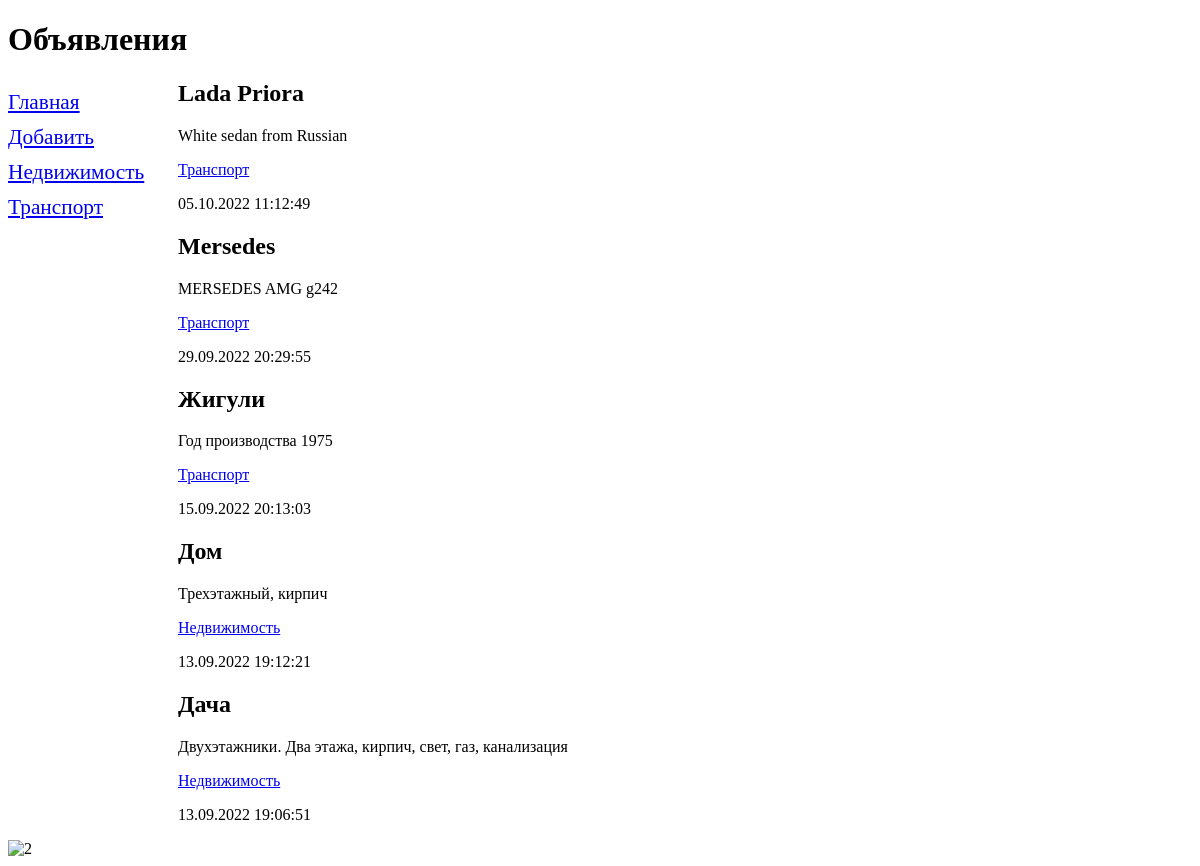
The page / on the database its author committed.
### bboard/models.py (models this page shows, shortened)
class Rubric(models.Model):
    name = models.CharField(max_length=20, db_index=True, verbose_name='Название')
    class Meta:
        verbose_name_plural = 'Рубрики'
        verbose_name = 'Рубрика'
        ordering = ['name']

class Bb(models.Model):
    title = models.CharField(max_length=50, verbose_name='Товар')
    content = models.TextField(null=True, blank=True, verbose_name='Описание')
    price = models.FloatField(null=True, blank=True, verbose_name='Цена')
    published = models.DateTimeField(auto_now_add=True, db_index=True, verbose_name='Опубликовано')
    rubric = models.ForeignKey('Rubric', on_delete=models.PROTECT, null=True, verbose_name='Рубрика')
    class Meta:
        verbose_name_plural = 'Объявления'
        verbose_name = 'Объявление'
        ordering = ['-published']

### bboard/views.py (the view)
# urls.py: path('', index, name='index'),
def index(request):
    bbs = Bb.objects.all()
    context = {'bbs': bbs,}
    return render(request, 'bboard/index.html', context)

### bboard/templatetags/bboard_tags.py (called while the page is built)
@register.simple_tag()
def get_categories():
    return Rubric.objects.all()

### bboard/templates/bboard/index.html
{% extends 'basic.html' %}
{% block content %}
{% for bb in bbs %}
<div>
    <h2>{{ bb.title }}</h2>
    <p>{{ bb.content }}</p>
    <p><a href="{% url 'by_rubric' bb.rubric.pk %}">{{ bb.rubric.name }}</a></p>
    <p>{{ bb.published|date:"d.m.Y H:i:s" }}</p>
</div>
{% endfor %}
{% endblock %}

### bboard/templates/basic.html (shortened to what this page needs)
{% load static %}
<!doctype html>
<html lang="en">
<head>
    <link rel="stylesheet" type="text/css" href="{% static 'bboard/style.css' %}">
</head>
<body>
    <header>
        <h1>Объявления</h1>
    </header>
    <nav>
        <a href="{% url 'index' %}">Главная</a>
        <a href="{% url 'add' %}">Добавить</a>
        {% include 'inc/_rubric.html' %}
    </nav>
    <section>
        {% block content %}
        {% endblock %}
    </section>
    <img src=D:\Site-dronov\samplesite\bboard\static\bboard\images.jpg" alt="2">
</body>
</html>

### bboard/templates/inc/_rubric.html
{% load bboard_tags %}
{% get_categories as rubrics %}
{% for rubric in rubrics %}
    <a href="{% url 'by_rubric' rubric.pk %}">{{ rubric.name }}</a>
{% endfor %}

### bboard/static/bboard/style.css (style rules this page uses)
nav { font-size: 16pt; width: 150px; float: left; }
nav a { display: block; margin: 10px 0px; }
section { margin-left: 170px; }

### rows shown on the page
Rubric: name "Недвижимость"
Rubric: name "Транспорт"
Bb: title "Lada Priora", content "White sedan from Russian", rubric.name "Транспорт", published "05.10.2022 11:12:49"
Bb: title "Mersedes", content "MERSEDES AMG g242", rubric.name "Транспорт", published "29.09.2022 20:29:55"
Bb: title "Жигули", content "Год производства 1975", rubric.name "Транспорт", published "15.09.2022 20:13:03"
Bb: title "Дом", content "Трехэтажный, кирпич", rubric.name "Недвижимость", published "13.09.2022 19:12:21"
Bb: title "Дача", content "Двухэтажники. Два этажа, кирпич, свет, газ, канализация", rubric.name "Недвижимость", published "13.09.2022 19:06:51"
